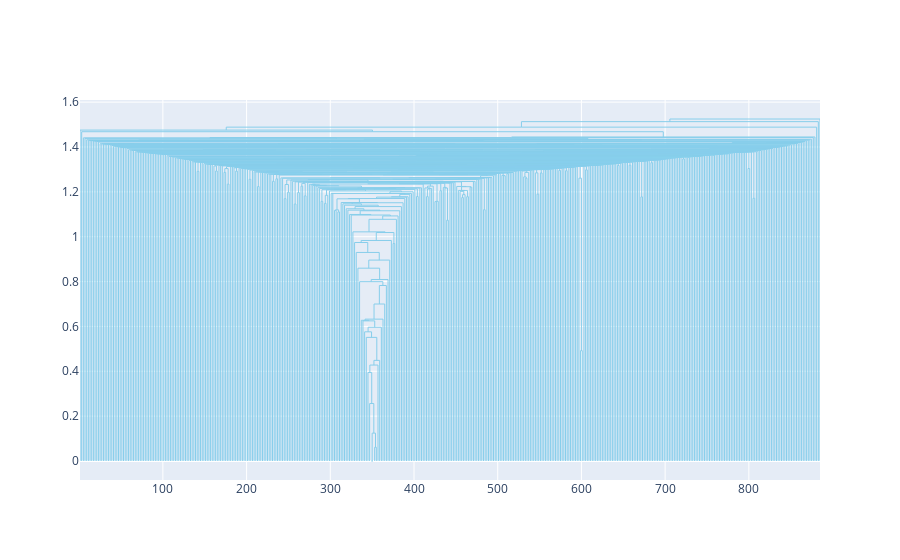
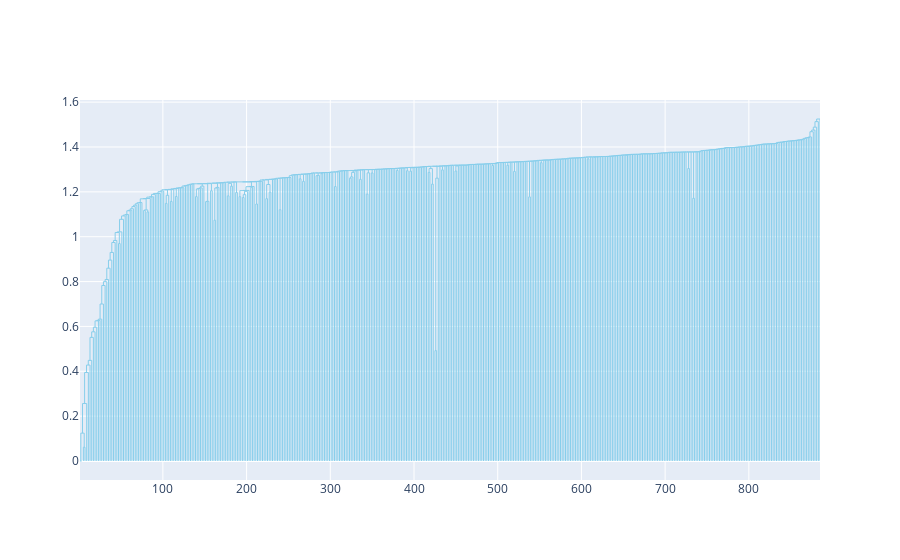
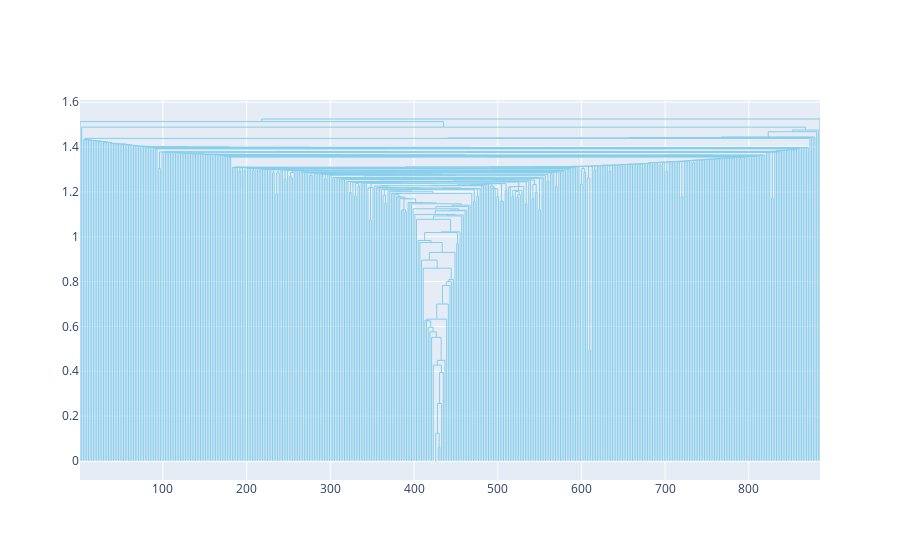

Notebook source saved alongside these figures, in order:
### Markdown cell above
# 可視化

### Code cell
icoord, dcoord, leaf_order = compute_dendrogram_coords_no_sort(linkage_matrix[:, [0,1,3,4]], n_clusters)
segments = get_dendrogram_segments(icoord, dcoord)
plot_dendrogram_plotly(segments).show()

icoord, dcoord, leaf_order = compute_dendrogram_coords_sorted(linkage_matrix[:, [0,1,3,4]], n_clusters, leaf_distances=cluster_similarity, sort_by='size')
segments = get_dendrogram_segments(icoord, dcoord)
plot_dendrogram_plotly(segments).show()

icoord, dcoord, leaf_order = compute_dendrogram_coords_sorted(linkage_matrix[:, [0,1,3,4]], n_clusters, leaf_distances=cluster_similarity, sort_by='optimal')
segments = get_dendrogram_segments(icoord, dcoord)
plot_dendrogram_plotly(segments).show()
